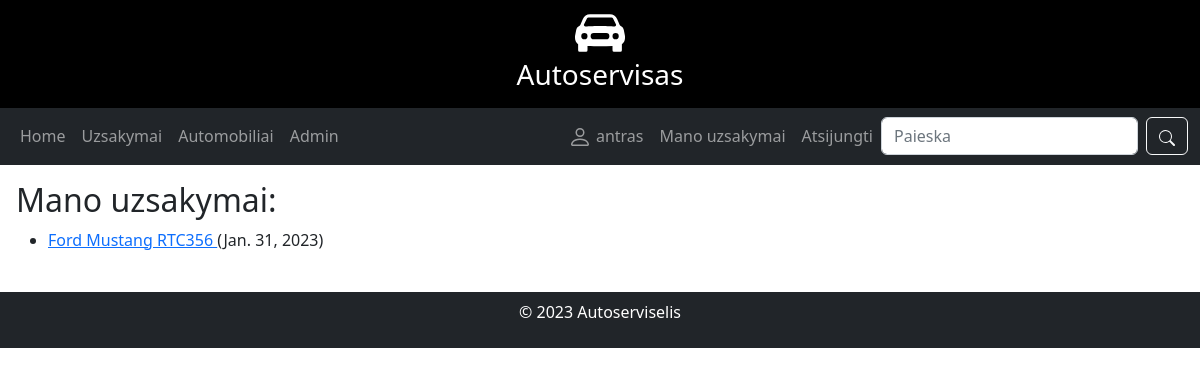
The app's page /autoservice/manouzsakymai/ (signed in) with its own data.
### autoservice/models.py (models this page shows)
class Uzsakymas(models.Model):
    data = models.DateTimeField("Data")
    automobilis = models.ForeignKey("Automobilis", on_delete=models.CASCADE)
    vartotojas = models.ForeignKey(User, on_delete=models.SET_NULL, null=True, blank=True)
    grazinimo_data = models.DateField("Grazinimo data")
    def is_overdue(self):
        return self.grazinimo_data and date.today() > self.grazinimo_data
    STATUSAS = (
        ('a', 'Atlikta'),
        ('p', 'Patvirtinta'),
        ('v', 'Vykdoma'),
        ('t', 'Atsaukta'),
    )
    statusas = models.CharField(max_length=1, choices=STATUSAS, default="p", blank=True, help_text="Statusas")
    def display_suma(self):
        sum = 0
        for eilute in self.eilutes.all():
            sum += eilute.display_kaina()
        return sum
    display_suma.short_description = 'Suma'
    def __str__(self):
        return f"{self.automobilis}"
    class Meta:
        verbose_name = "Uzsakymas"
        verbose_name_plural = "Uzsakymai"

class Automobilis(models.Model):
    valstybinis_nr = models.CharField("Valstybinis numeris", max_length=200, help_text="Valstybinis numeris")
    automobilis = models.ForeignKey("AutomobilioModelis", on_delete=models.SET_NULL, null=True)
    vin_kodas = models.CharField("VIN kodas", max_length=200, help_text="VIN kodas")
    klientas = models.CharField("Klientas", max_length=200, help_text="Klientas")
    cover = models.ImageField('Nuotrauka', upload_to='foto', null=True, blank=True)
    def __str__(self):
        return f"{self.automobilis} {self.valstybinis_nr}"
    class Meta:
        verbose_name = "Automobilis"
        verbose_name_plural = "Automobiliai"

class AutomobilioModelis(models.Model):
    marke = models.CharField("Marke", max_length=200, help_text="Automobilio marke")
    modelis = models.CharField("Modelis", max_length=200, help_text="Automobilio modelis")
    def __str__(self):
        return f"{self.marke} {self.modelis}"
    class Meta:
        verbose_name = "Automobilio modelis"
        verbose_name_plural = "Automobilio modeliai"

### autoservice/views.py (the view)
# urls.py: path('manouzsakymai/', views.UserUzsakymaiListView.as_view(), name="manouzsakymai")
class UserUzsakymaiListView(generic.ListView):
    model = Uzsakymas
    paginate_by = 2
    template_name = "useruzsakymai.html"
    context_object_name = "useruzsakymai"
    def get_queryset(self):
        return Uzsakymas.objects.filter(vartotojas=self.request.user)

### autoservice/templates/useruzsakymai.html (shortened to what this page needs)
{% extends "base.html" %}
{% block content %}
{% load static %}
<h2>Mano uzsakymai:</h2>
{% if useruzsakymai %}
<ul>
    {% for uzsakymas in useruzsakymai %}
    <li class="{% if uzsakymas.is_overdue %}text-danger{% endif %}"><a href="{% url 'uzsakymas' uzsakymas.id %}">{{uzsakymas}} </a>
        ({{uzsakymas.grazinimo_data}})
    </li>
    {% endfor %}
</ul>
{% else %}
<p>Šiuo metu uzsakymu neturite.</p>
{% endif %}
{% endblock %}

### autoservice/templates/base.html (shortened to what this page needs)
<!DOCTYPE html>
<html lang="en">
<head>
    <link href="https://cdn.jsdelivr.net/npm/bootstrap@5.2.3/dist/css/bootstrap.min.css" rel="stylesheet">
</head>
<body>
<div class="p-2 bg-black text-white text-center">
    <h3>Autoservisas</h3>
</div>
<nav class="navbar navbar-expand-sm bg-dark navbar-dark">
    <div class="container-fluid">
        <div class="collapse navbar-collapse" id="navbarSupportedContent">
            <ul class="navbar-nav me-auto mb-2 mb-lg-0">
                <li class="nav-item">
                    <a class="nav-link" href="/">Home</a>
                </li>
                <li class="nav-item">
                    <a class="nav-link" href="{% url 'uzsakymai' %}">Uzsakymai</a>
                </li>
                <li class="nav-item">
                    <a class="nav-link" href="{% url 'automobiliai' %}">Automobiliai</a>
                </li>
                <li class="nav-item">
                    <a class="nav-link" href="/admin">Admin</a>
                </li>
            </ul>
            <ul class="nav navbar-nav">
                {% if user.is_authenticated %}
                <li class="nav-item"><a class="nav-link" href="#">
                    {{ user.get_username }}</a></li>
                <li class="nav-item"><a class="nav-link" href="{% url 'manouzsakymai' %}">Mano uzsakymai</a></li>
                <li class="nav-item"><a class="nav-link" href="{% url 'logout'%}?next=/autoservice">Atsijungti</a></li>
                {% else %}
                <li class="nav-item"><a class="nav-link" href="{% url 'login'%}?next={{request.path}}">Prisijungti</a>
                </li>
                <li class="nav-item"><a class="nav-link" href="#">Registruotis</a></li>
                {% endif %}
            </ul>
            <form action="{% url 'search' %}" method="get" class="form-inline my-2 my-md-0 d-flex">
                <input name="query" class="form-control me-2" type="text" placeholder="Paieska">
                <button class="btn btn-outline-light" type="submit">
                </button>
            </form>
        </div>
    </div>
</nav>
<div class=" p-3 col-sm-8 ">
    {% block content %}{% endblock %}
</div>
<footer >
    <div class="mt-2 p-2 bg-dark text-white text-center">
        <p>© 2023 Autoserviselis</p>
    </div>
</footer>
</body>
</html>

### records on screen
Uzsakymas: automobilis.valstybinis_nr "Ford Mustang RTC356", grazinimo_data "Jan. 31, 2023"

### other values on screen
{{ user.get_username }} "antras"
